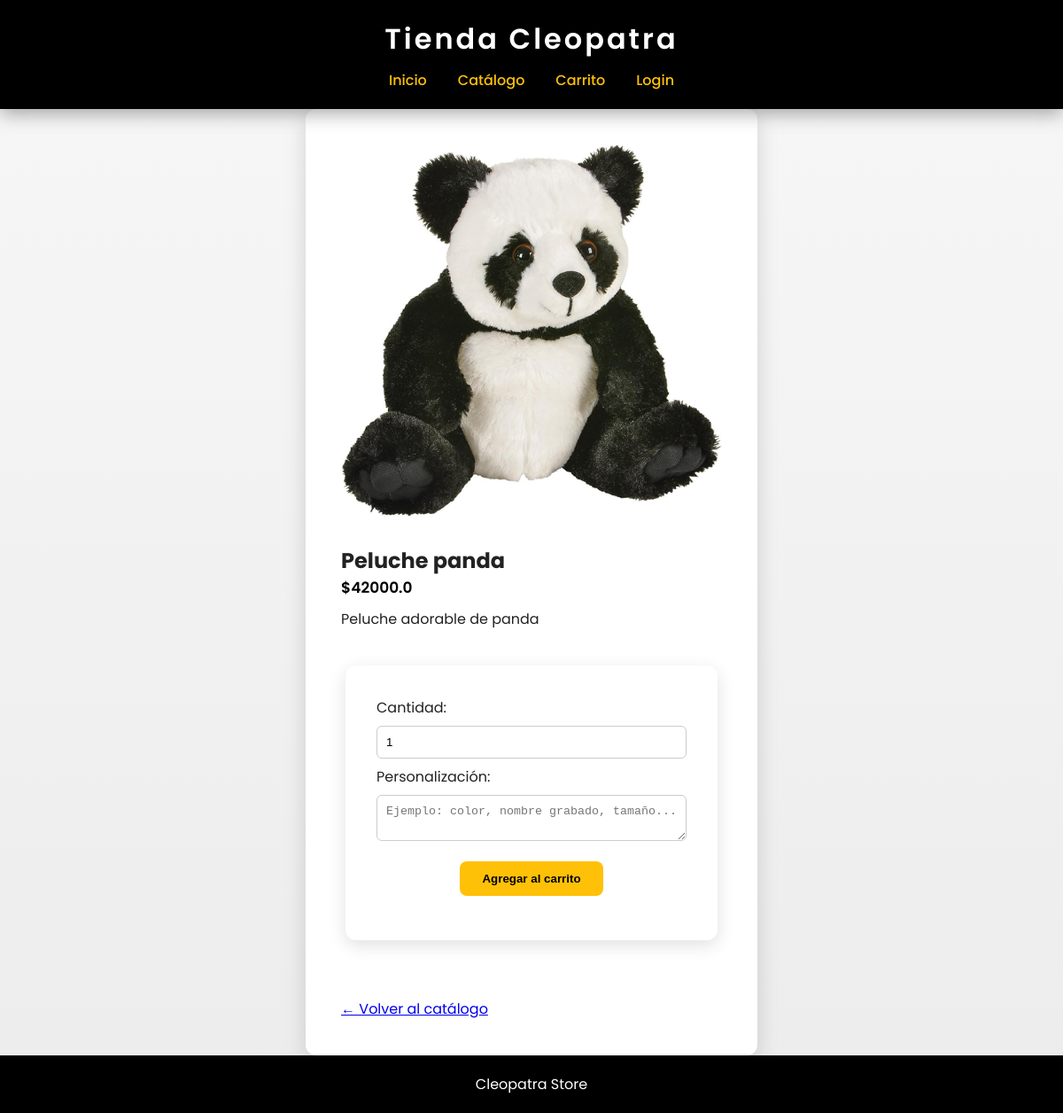
/producto/18, run on the app's committed database.
### tables this page shows
CREATE TABLE productos (
        id_producto INTEGER PRIMARY KEY AUTOINCREMENT,
        nombre TEXT NOT NULL,
        descripcion TEXT,
        precio REAL NOT NULL,
        id_categoria INTEGER, imagen BLOB,
        FOREIGN KEY (id_categoria) REFERENCES categorias(id_categoria)
    );

### app.py (the view)
@app.route("/producto/<int:id>")
def producto(id):
    conn = get_db()
    producto = conn.execute(
        "SELECT * FROM productos WHERE id_producto=?",
        (id,)
    ).fetchone()
    conn.close()
    return render_template("publico/producto.html", producto=producto)

### app.py (called while the page is built)
def get_db():
    conn = sqlite3.connect(DATABASE)
    conn.row_factory = sqlite3.Row
    return conn

### templates/publico/producto.html (shortened to what this page needs)
<!DOCTYPE html>
<html lang="es">
<head>
    <link rel="stylesheet" href="{{ url_for('static', filename='css/styles.css') }}">
</head>
<body>
<header>
    <h1>Tienda Cleopatra</h1>
    <nav>
        <a href="{{ url_for('home') }}">Inicio</a>
        <a href="{{ url_for('catalogo') }}">Catálogo</a>
        <a href="{{ url_for('carrito') }}">Carrito</a>
        {% if session.get('usuario_id') %}
            <span>Hola {{ session.get('nombre') }}</span>
            <a href="{{ url_for('logout') }}">Cerrar sesión</a>
        {% else %}
            <a href="{{ url_for('login') }}">Login</a>
        {% endif %}
    </nav>
</header>
<section class="producto-detalle">
    <div class="producto-imagen">
        <img src="{{ url_for('static', filename='img/' ~ (producto.imagen or 'default.png')) }}" alt="{{ producto.nombre }}">
    </div>
    <div class="producto-info">
        <h2>{{ producto.nombre }}</h2>
        <p class="precio">
            ${{ producto.precio }}
        </p>
        <p class="descripcion">
            {{ producto.descripcion }}
        </p>
        <form action="{{ url_for('agregar_carrito', id=producto.id_producto) }}" method="POST">
            <label>Cantidad:</label>
            <input type="number" name="cantidad" value="1" min="1" required>
            <label>Personalización:</label>
            <textarea
                name="personalizacion"
                placeholder="Ejemplo: color, nombre grabado, tamaño..."
            ></textarea>
            <button type="submit">
                Agregar al carrito
            </button>
        </form>
        <br>
        <a href="{{ url_for('catalogo') }}">
            ← Volver al catálogo
        </a>
    </div>
</section>
<footer>
    <p>Cleopatra Store</p>
</footer>
</body>
</html>

### static/css/styles.css (style rules this page uses)
* { margin:0; padding:0; box-sizing:border-box; }
html,body { height:100%; }
body { font-family:'Poppins',sans-serif; background:linear-gradient(180deg,#f7f7f7,#ececec); color:#222; display:flex; flex-direction:column; min-height:100vh; animation:fadePage .6s ease; }
header { background:#000; color:#fff; padding:20px; box-shadow:0 5px 20px rgba(0,0,0,0.35); position:sticky; top:0; z-index:1000; }
header h1 { text-align:center; margin-bottom:10px; letter-spacing:3px; font-weight:600; }
nav { display:flex; justify-content:center; align-items:center; gap:35px; flex-wrap:wrap; }
nav a { color:#FFC107; text-decoration:none; font-weight:500; position:relative; transition:0.3s; }
nav a::after { content:''; width:0%; height:2px; background:#FFC107; position:absolute; bottom:-5px; left:0; transition:0.3s; }
button,.btn { background:#FFC107; color:#000; border:none; padding:12px 25px; font-weight:600; border-radius:8px; cursor:pointer; transition:all .3s ease; display:block; margin:15px auto; }
.precio { color:#000; font-weight:600; margin-bottom:10px; font-size:17px; }
.producto-detalle { max-width:900px; margin:auto; padding:40px; background:#fff; border-radius:12px; box-shadow:0 8px 25px rgba(0,0,0,0.15); animation:fadePage .5s; }
.producto-detalle img { width:100%; max-height:420px; object-fit:cover; border-radius:10px; margin-bottom:25px; }
form { max-width:420px; margin:40px auto; background:#fff; padding:35px; border-radius:12px; box-shadow:0 6px 20px rgba(0,0,0,0.12); display:flex; flex-direction:column; gap:8px; }
form input,form textarea,form select { width:100%; padding:10px; border-radius:6px; border:1px solid #ccc; transition:0.2s; }
footer { background:#000; color:#fff; text-align:center; padding:20px; margin-top:auto; width:100%; }

### data on the page
productos: imagen (picture), nombre "Peluche panda", precio "42000.0", descripcion "Peluche adorable de panda"
